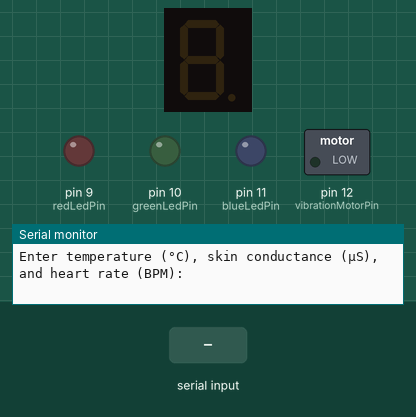
The sketch below on a simulated Arduino Uno, built with avr-gcc and run on an emulated ATmega328P. On the bench: 1-digit seven-segment display, switched loads named in the sketch (green lamp = pin HIGH), output pins drawn as LEDs (lit = HIGH), the last lines printed to the serial monitor. Wiring (inferred from the names in the program): 1-digit 7-segment display, segments lit when LOW: segments pin 4, pin 5, pin 8, pin 7, pin 6, pin 3, pin 2. Inputs (shaded band) come from the test bench. The segment pins are drawn as the display they are named for; pins used as bus, display or sensor lines are not drawn.

Above: at 1.2 s.
1.3 s: "90,45,200\n" received over Serial
At 2.2 s:
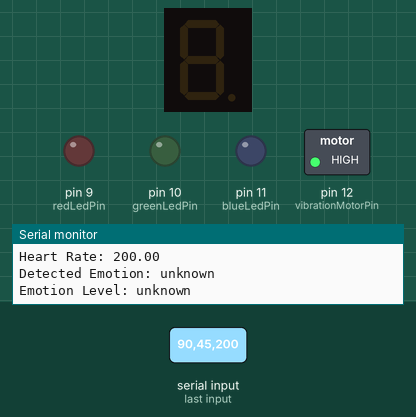
7.3 s: "30,150,10\n" received over Serial
At 9.5 s:
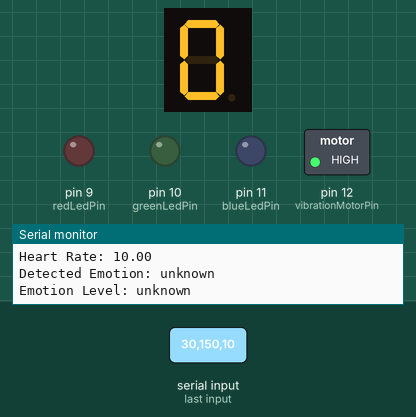
Timing chart, 0 to 11.9 s (numbered marks = the images above; inputs shaded):
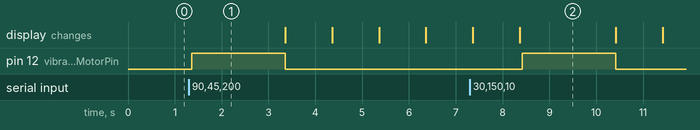

Measured:
- after the input at 1.3 s, pin 12 (vibrationMotorPin): LOW → HIGH after 0.06 s, → LOW 2.0 s later

The sketch:

display_emotion1.ino
```cpp
// Define pins for LEDs, vibration motor, and seven-segment display
const int redLedPin = 9;
const int blueLedPin = 11;
const int greenLedPin = 10;
const int vibrationMotorPin = 12;
// Define pins for seven-segment display segments
const int segmentPins[] = {4, 5, 8, 7, 6, 3, 2};
void setup() {
  // Initialize pins
  pinMode(redLedPin, OUTPUT);
  pinMode(blueLedPin, OUTPUT);
  pinMode(greenLedPin, OUTPUT);
  pinMode(vibrationMotorPin, OUTPUT);
  // Initialize pins for seven-segment display
  for (int i = 0; i < 7; i++) {
    pinMode(segmentPins[i], OUTPUT);
    digitalWrite(segmentPins[i], HIGH); // Turn off all segments
  }
  // Start serial communication
  Serial.begin(9600);
  Serial.println("Enter temperature (°C), skin conductance (µS), and heart rate (BPM):");
}

void loop() {
  // Check if data is available on the serial port
  if (Serial.available() > 0) {
    // Read the input values from the serial monitor
    float temperature = Serial.parseFloat();
    float skinConductance = Serial.parseFloat();
    float heartRate = Serial.parseFloat();

    // Print the received values for debugging
    Serial.print("Temperature: ");
    Serial.println(temperature);
    Serial.print("Skin Conductance: ");
    Serial.println(skinConductance);
    Serial.print("Heart Rate: ");
    Serial.println(heartRate);

    // Determine emotion based on input values
    String detectedEmotion = "";
    String emotionLevel = "";
    determineEmotion(temperature, skinConductance, heartRate, detectedEmotion, emotionLevel);

    // Print detected emotion for debugging
    Serial.print("Detected Emotion: ");
    Serial.println(detectedEmotion);
    Serial.print("Emotion Level: ");
    Serial.println(emotionLevel);

    // Set LED colors and brightness based on detected emotion and level
    setLEDs(detectedEmotion, emotionLevel);

    // Check for extreme level and blink LED if necessary
    if (emotionLevel == "Extreme") {
      blinkLed(redLedPin); // Blink the red LED
    }

    // Trigger vibration if emotion level is not normal
    if (emotionLevel != "Normal") {
      activateVibration();
    }

    // Start countdown on seven-segment display
    startCountdown();
  }
}

void determineEmotion(float temp, float conductance, float hr, String &emotion, String &level) {
  // Determine the emotion and level based on input values
  if (temp >= 27 && temp <= 32 && hr >= 60 && hr <= 80 && conductance >= 10 && conductance <= 20) {
    emotion = "sadness";
    level = "Normal";
  } else if (temp >= 25 && temp <= 30 && hr >= 80 && hr <= 100 && conductance >= 15 && conductance <= 25) {
    emotion = "sadness";
    level = "High";
  } else if (temp >= 20 && temp <= 25 && hr >= 100 && hr <= 140 && conductance >= 20 && conductance <= 30) {
    emotion = "sadness";
    level = "Extreme";
  } else if (temp >= 35 && temp <= 37 && hr >= 80 && hr <= 100 && conductance >= 20 && conductance <= 35) {
    emotion = "anger";
    level = "Normal";
  } else if (temp >= 36 && temp <= 38 && hr >= 100 && hr <= 140 && conductance >= 25 && conductance <= 40) {
    emotion = "anger";
    level = "High";
  } else if (temp >= 37 && temp <= 39 && hr >= 120 && hr <= 160 && conductance >= 30 && conductance <= 40) {
    emotion = "anger";
    level = "Extreme";
  } else if (temp >= 33 && temp <= 35 && hr >= 60 && hr <= 80 && conductance >= 15 && conductance <= 20) {
    emotion = "fear";
    level = "Normal";
  } else if (temp >= 32 && temp <= 34 && hr >= 100 && hr <= 140 && conductance >= 25 && conductance <= 35) {
    emotion = "fear";
    level = "High";
  } else if (temp >= 31 && temp <= 32 && hr >= 120 && hr <= 160 && conductance >= 30 && conductance <= 40) {
    emotion = "fear";
    level = "Extreme";
  } else {
    emotion = "unknown";
    level = "unknown";
  }
}

void setLEDs(String emotion, String level) {
  int redIntensity = 0;
  int blueIntensity = 0;
  int greenIntensity = 0;

  if (emotion == "sadness") {
    if (level == "Normal") {
      blueIntensity = 85; // Low brightness
    } else if (level == "High") {
      blueIntensity = 170; // Medium brightness
    } else if (level == "Extreme") {
      blueIntensity = 255; // High brightness
    }
  } else if (emotion == "anger") {
    if (level == "Normal") {
      redIntensity = 85; // Low brightness
    } else if (level == "High") {
      redIntensity = 170; // Medium brightness
    } else if (level == "Extreme") {
      redIntensity = 255; // High brightness
    }
  } else if (emotion == "fear") {
    if (level == "Normal") {
      greenIntensity = 85; // Low brightness
    } else if (level == "High") {
      greenIntensity = 170; // Medium brightness
    } else if (level == "Extreme") {
      greenIntensity = 255; // High brightness
    }
  }

  analogWrite(redLedPin, redIntensity);
  analogWrite(blueLedPin, blueIntensity);
  analogWrite(greenLedPin, greenIntensity);
}

void blinkLed(int pin) {
  // Blink the LED connected to the given pin
  digitalWrite(pin, HIGH);
  delay(2000); // Increased delay to 2 seconds
  digitalWrite(pin, LOW);
  delay(2000); // Increased delay to 2 seconds
}

void activateVibration() {
  // Trigger vibration motor
  digitalWrite(vibrationMotorPin, HIGH);
  delay(2000); // Increased delay to 2 seconds
  digitalWrite(vibrationMotorPin, LOW);
}

void startCountdown() {
  // Countdown from 5 to 1
  for (int count = 5; count >= 1; count--) {
    displayDigit(count);
    delay(1000); // Wait for a second
  }

  // Turn off display after countdown
  for (int i = 0; i < 6; i++) {
    digitalWrite(segmentPins[i], LOW);
  }
  digitalWrite(segmentPins[6], HIGH);
}

void displayDigit(int digit) {
  // Define patterns for digits 0 to 9 (segments A to G)
  const byte digitPatterns[10] = {
    B11000000, // 0
    B11111001, // 1
    B10100100, // 2
    B10110000, // 3
    B10011001, // 4
    B10010010, // 5
    B10000010, // 6
    B11111000, // 7
    B10000000, // 8
    B10010000  // 9
  };

  // Display the specified digit
  for (int i = 0; i < 7; i++) {
    digitalWrite(segmentPins[i], bitRead(digitPatterns[digit], i));
  }
}
```
